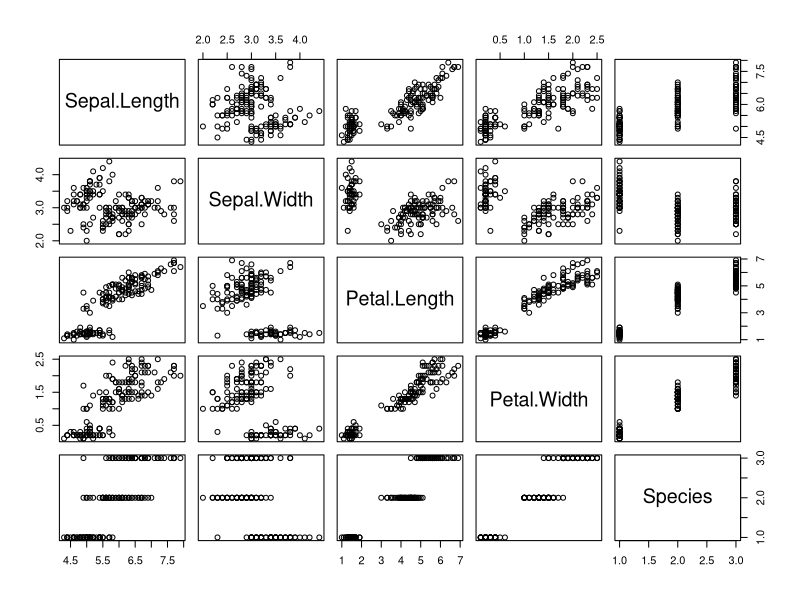
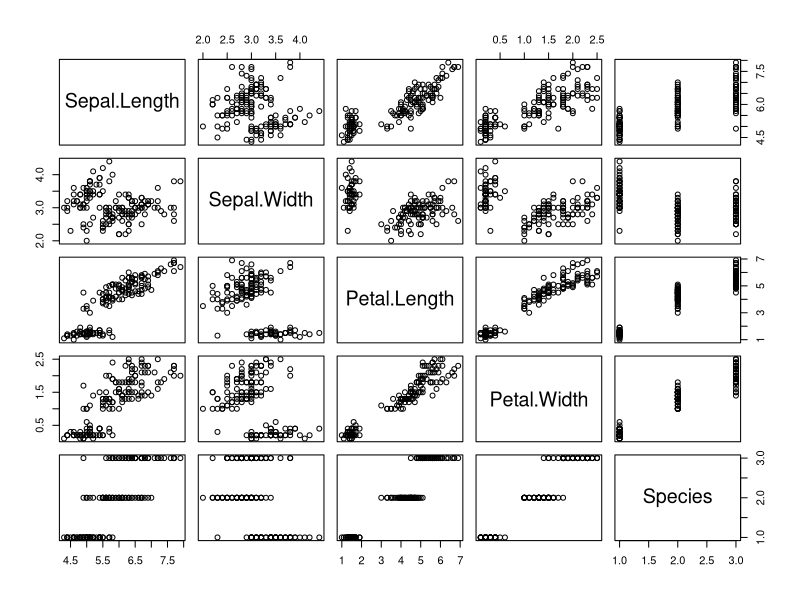

Write R code to recreate these figures, in order.
## ---- chunk 1
knitr::opts_chunk$set(echo = TRUE)
## ---- chunk 2
library(knitr)
include_graphics("https://s-media-cache-ak0.pinimg.com/originals/85/67/40/85674033caa7be6b7bb8f1dda24b5edc.jpg")
## ---- chunk 3
print("Hello R!")
summary(iris)
## ---- chunk 4
plot(iris)
## ---- chunk 5
plot(iris)
